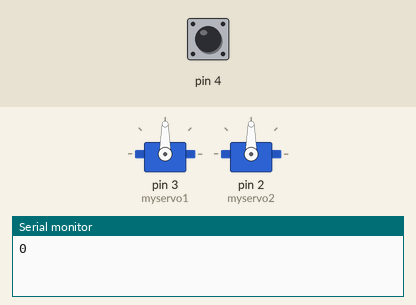
Simulated run of this sketch. Board: Arduino Leonardo, built with avr-gcc and run on an emulated ATmega32U4. On the bench: 2 × servo, the last lines printed to the serial monitor. The test bench sets the inputs (shaded band); at power-on: pin 4 HIGH. Random numbers use the default seed unless the sketch sets one; USB keyboard and mouse output is not drawn.

Above: at 1.2 s.
1.3 s: pin 4 pulled LOW for 0.15 s
4.4 s: pin 4 pulled LOW for 3.2 s
At 7.7 s:
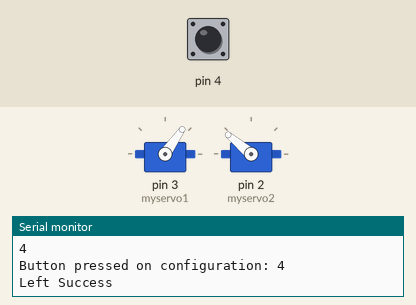
At 15.4 s:
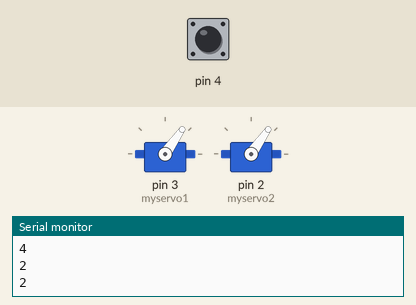
Timing chart, 0 to 29.5 s (numbered marks = the images above; inputs shaded):
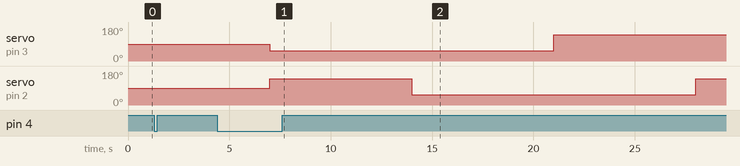

The sketch:

Proprioception_Code4.0.ino
```cpp
#include <FiniteStateMachine.h>
#include <Keyboard.h>
#include <Servo.h>

//--------------------------Make variables--------------------------
int previousButtonState = HIGH;
int counter;
int randConfig;
int previousTwo[2];
int check;
int getRandom;
int deg1 = 140;
int deg2 = 55;

//--------------------------Make timer variables--------------------------

unsigned long previousMillis = 0;
const long interval = 7000;
unsigned long previousMillis2 = 0;
const long interval2 = 1000;
unsigned long previousMillis3 = 0;
const long interval3 = 50;


Servo myservo1;
Servo myservo2;
void configOneUpdate(void);
void configTwoUpdate(void);
void configThreeUpdate(void);
void configFourUpdate(void);

State configOne(configOneUpdate);
State configTwo(configTwoUpdate);
State configThree(configThreeUpdate);
State configFour(configFourUpdate);
FSM proprioception;

//--------------------------Initialize the Arduino--------------------------

void setup() {
  myservo1.attach(3); // attach servo 1 to pin 2
  myservo2.attach(2); // attach servo 2 to pin 3
  pinMode(4, INPUT_PULLUP);
  Serial.begin(9600);
  counter = -1;
  check = 0;
  proprioception.begin(configOne);
}

//--------------------------MAIN LOOPING FUNCTION--------------------------

void loop() {
//-----------------------------------------------------------------------------------------------------
  Keyboard.begin();
/*
 *Every 3 seconds, get a random configuration that does not repeat the last 2 random numbers
 *Every 1 second, print the current configuration to the Serial for testing purposes
 */
  unsigned long currentMillis = millis();
  if (currentMillis - previousMillis >= interval) {
    previousMillis = currentMillis;
    getRandom = randomFunction();
  }
  if (currentMillis - previousMillis2 >= interval2) {
    previousMillis2 = currentMillis;
    Serial.println(getRandom);
  }
  proprioception.update(); // Update the current state
  if (currentMillis - previousMillis3 >= interval3) {
    previousMillis3 = currentMillis;
    Keyboard.releaseAll();
  }
//-----------------------------------------------------------------------------------------------------
  int buttonState = digitalRead(4);
  if (buttonState != previousButtonState) {
    Serial.print("Button pressed on configuration: ");
    Serial.println(getRandom);
    keyboard(getRandom); // Send random number configuration to keyboard
  }
//   save the current button state for comparison next time:
  previousButtonState = buttonState;
  Keyboard.end();
}

//--------------------------Random Configuration--------------------------

int randomFunction() {
/*
 * Counter starts at -1 and every interval, the counter increases by 1. When the Counter reaches 1,
 * the Counter resets to -1. This allows storing previous two random numbers in previousTwo[0] and
 * previousTwo[1]. This function also keeps generating a random number until it is no longer equal
 * to any numbers in previousTwo array.
 */
  counter ++;
  previousTwo[counter] = randConfig;
  while (check == 0) {
    randConfig = random(1,5);
    check = 1;
    for (int i = 0; i < 2; i++) {
      if (randConfig == previousTwo[i]) {
        check = 0;
      }
    }
  }
  if (counter == 1) {
    counter = -1;
  }
  check = 0;
  return randConfig;
}

//--------------------------FINITE STATE MACHINE FOR 4 CONFIGURATIONS START HERE--------------------------

void configOneUpdate() {
  /**
   * Neutral at 140 degrees
   */
  if (randConfig == 1) {
    myservo1.write(deg1);
    myservo2.write(deg1);
  }

  if (randConfig == 2) {
    proprioception.transitionTo(configTwo);
  }

  if (randConfig == 3) {
    proprioception.transitionTo(configThree);
  }

  if (randConfig == 4) {
    proprioception.transitionTo(configFour);
  }

}

void configTwoUpdate() {

  if (randConfig == 1) {
    proprioception.transitionTo(configOne);
  }

  if (randConfig == 2) {
    myservo1.write(deg2);
    myservo2.write(deg2);
    //Serial.println("configTwoUpdate works");
  }

  if (randConfig == 3) {
    proprioception.transitionTo(configThree);
  }

  if (randConfig == 4) {
    proprioception.transitionTo(configFour);
  }

}

void configThreeUpdate() {

  if (randConfig == 1) {
    proprioception.transitionTo(configOne);
  }

  if (randConfig == 2) {
    proprioception.transitionTo(configTwo);
  }

  if (randConfig == 3) {
    myservo1.write(deg1);
    myservo2.write(deg2);
    //Serial.println("configThreeUpdate works");
  }

  if (randConfig == 4) {
    proprioception.transitionTo(configFour);
  }

}

void configFourUpdate() {
  if (randConfig == 1) {
    proprioception.transitionTo(configOne);
  }

  if (randConfig == 2) {
    proprioception.transitionTo(configTwo);
  }

  if (randConfig == 3) {
    proprioception.transitionTo(configThree);
  }

  if (randConfig == 4) {
    myservo1.write(deg2);
    myservo2.write(deg1);
  }

}
void keyboard(int getRandom) {

  if (getRandom == 1) {
    Keyboard.press(KEY_DOWN_ARROW);
    Serial.println("Down Success");
  }
  else if (getRandom == 2) {
    Keyboard.press(KEY_UP_ARROW);
    Serial.println("Up Success");
  }
  else if (getRandom == 3) {
    Keyboard.press(KEY_RIGHT_ARROW);
    Serial.println("Right Success");
  }
  else if (getRandom == 4) {
    Keyboard.press(KEY_LEFT_ARROW);
    Serial.println("Left Success");
  }
}
//--------------------------FINITE STATE MACHINE FOR 4 CONFIGURATIONS ENDS HERE--------------------------
```

FiniteStateMachine.cpp
```cpp
#include "FiniteStateMachine.h"

//FINITE STATE
State::State( void (*updateFunction)() ){
    userEnter = 0;
    userUpdate = updateFunction;
    userExit = 0;
}

State::State( void (*enterFunction)(), void (*updateFunction)(), void (*exitFunction)() ){
    userEnter = enterFunction;
    userUpdate = updateFunction;
    userExit = exitFunction;
}

//what to do when entering this state
void State::enter(){
    if (userEnter){
        userEnter();
    }
}

//what to do when this state updates
void State::update(){
    if (userUpdate){
        userUpdate();
    }
}

//what to do when exiting this state
void State::exit(){
    if (userExit){
        userExit();
    }
}

// Done with states, Define the whole machine.

FiniteStateMachine::FiniteStateMachine(void){
    currentState =  NULL;
}

void FiniteStateMachine::begin(State& state){
    currentState = &state;
    currentState->enter();
    stateChangeTime = millis();
}

void FiniteStateMachine::update() {
     currentState->update();
}

void FiniteStateMachine::transitionTo(State& state){
    currentState->exit();
    currentState = &state;
    currentState->enter();
    stateChangeTime = millis();
}

State& FiniteStateMachine::getCurrentState() {
    return *currentState;
}

//check if state is equal to the currentState
boolean FiniteStateMachine::isInState( State &state ) const {
    if (&state == currentState) {
        return true;
    } else {
        return false;
    }
}

unsigned long FiniteStateMachine::timeInCurrentState() {
    return( millis() - stateChangeTime );
}
```

FiniteStateMachine.h
```cpp
#ifndef FINITESTATEMACHINE_H
#define FINITESTATEMACHINE_H
#include <Arduino.h>

#define FSM FiniteStateMachine

class State {
    public:
        State( void (*updateFunction)() );
        State( void (*enterFunction)(), void (*updateFunction)(), void (*exitFunction)() );
        void enter();
        void update();
        void exit();
    private:
        void (*userEnter)();
        void (*userUpdate)();
        void (*userExit)();
};

class FiniteStateMachine {
    public:
        FiniteStateMachine();
        void begin( State& state );
        void update();
        void transitionTo( State& state );
        State& getCurrentState();
        boolean isInState( State &state ) const;
        unsigned long timeInCurrentState();
    private:
        State*  currentState;
        unsigned long stateChangeTime;
};

#endif
```
